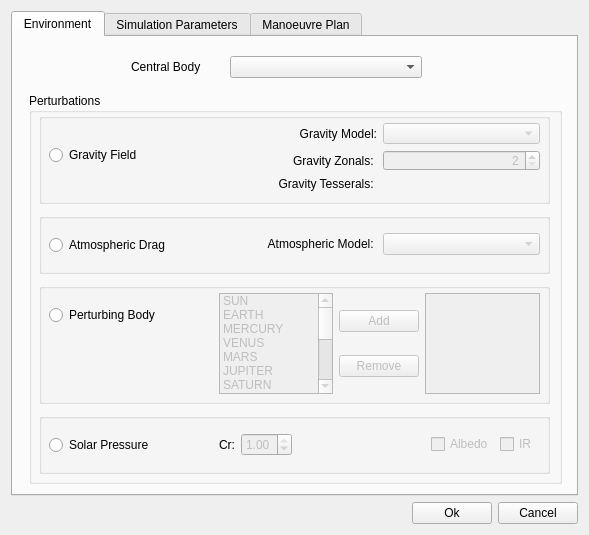
<?xml version="1.0" encoding="UTF-8"?>
<ui version="4.0">
 <class>RendezvousDialogClass</class>
 <widget class="QDialog" name="RendezvousDialogClass">
  <property name="geometry">
   <rect>
    <x>0</x>
    <y>0</y>
    <width>589</width>
    <height>535</height>
   </rect>
  </property>
  <property name="windowTitle">
   <string>Rendezvous</string>
  </property>
  <layout class="QVBoxLayout" name="verticalLayout_4">
   <item>
    <widget class="QTabWidget" name="RendezvousTabWidget">
     <property name="currentIndex">
      <number>0</number>
     </property>
     <widget class="QWidget" name="tab">
      <attribute name="title">
       <string>Environment</string>
      </attribute>
      <widget class="QGroupBox" name="PerturbationsGroupBox">
       <property name="geometry">
        <rect>
         <x>16</x>
         <y>56</y>
         <width>533</width>
         <height>391</height>
        </rect>
       </property>
       <property name="title">
        <string>Perturbations</string>
       </property>
       <widget class="QGroupBox" name="groupBox">
        <property name="geometry">
         <rect>
          <x>10</x>
          <y>20</y>
          <width>511</width>
          <height>91</height>
         </rect>
        </property>
        <property name="minimumSize">
         <size>
          <width>511</width>
          <height>91</height>
         </size>
        </property>
        <property name="maximumSize">
         <size>
          <width>511</width>
          <height>91</height>
         </size>
        </property>
        <property name="title">
         <string/>
        </property>
        <widget class="QRadioButton" name="GravityFieldRadioButton">
         <property name="geometry">
          <rect>
           <x>10</x>
           <y>20</y>
           <width>132</width>
           <height>44</height>
          </rect>
         </property>
         <property name="text">
          <string>Gravity Field </string>
         </property>
         <property name="icon">
          <iconset>
           <normaloff>:/icons/Gravity_field_icon.png</normaloff>:/icons/Gravity_field_icon.png</iconset>
         </property>
         <property name="iconSize">
          <size>
           <width>40</width>
           <height>40</height>
          </size>
         </property>
         <property name="autoExclusive">
          <bool>false</bool>
         </property>
        </widget>
        <widget class="QWidget" name="layoutWidget">
         <property name="geometry">
          <rect>
           <x>180</x>
           <y>10</y>
           <width>321</width>
           <height>68</height>
          </rect>
         </property>
         <layout class="QGridLayout" name="gridLayout_8">
          <item row="0" column="0">
           <widget class="QLabel" name="GravLabel">
            <property name="text">
             <string>Gravity Model:</string>
            </property>
            <property name="alignment">
             <set>Qt::AlignRight|Qt::AlignTrailing|Qt::AlignVCenter</set>
            </property>
           </widget>
          </item>
          <item row="1" column="0">
           <widget class="QLabel" name="ZonalsLabel">
            <property name="text">
             <string>Gravity Zonals: </string>
            </property>
            <property name="alignment">
             <set>Qt::AlignRight|Qt::AlignTrailing|Qt::AlignVCenter</set>
            </property>
           </widget>
          </item>
          <item row="1" column="1">
           <widget class="QSpinBox" name="ZonalsSpinBox">
            <property name="enabled">
             <bool>false</bool>
            </property>
            <property name="alignment">
             <set>Qt::AlignRight|Qt::AlignTrailing|Qt::AlignVCenter</set>
            </property>
            <property name="minimum">
             <number>2</number>
            </property>
            <property name="maximum">
             <number>70</number>
            </property>
            <property name="value">
             <number>2</number>
            </property>
           </widget>
          </item>
          <item row="2" column="0">
           <widget class="QLabel" name="TesseralLabel">
            <property name="text">
             <string>Gravity Tesserals: </string>
            </property>
            <property name="alignment">
             <set>Qt::AlignRight|Qt::AlignTrailing|Qt::AlignVCenter</set>
            </property>
           </widget>
          </item>
          <item row="0" column="1">
           <widget class="QComboBox" name="GravityComboBox">
            <property name="enabled">
             <bool>false</bool>
            </property>
           </widget>
          </item>
         </layout>
        </widget>
       </widget>
       <widget class="QGroupBox" name="groupBox_2">
        <property name="geometry">
         <rect>
          <x>10</x>
          <y>120</y>
          <width>511</width>
          <height>61</height>
         </rect>
        </property>
        <property name="minimumSize">
         <size>
          <width>511</width>
          <height>61</height>
         </size>
        </property>
        <property name="maximumSize">
         <size>
          <width>511</width>
          <height>61</height>
         </size>
        </property>
        <property name="title">
         <string/>
        </property>
        <widget class="QRadioButton" name="AtmDragRadioButton">
         <property name="geometry">
          <rect>
           <x>10</x>
           <y>10</y>
           <width>154</width>
           <height>44</height>
          </rect>
         </property>
         <property name="text">
          <string>Atmospheric Drag</string>
         </property>
         <property name="icon">
          <iconset>
           <normalon>:/icons/Mydrag.png</normalon>
          </iconset>
         </property>
         <property name="iconSize">
          <size>
           <width>40</width>
           <height>40</height>
          </size>
         </property>
         <property name="autoExclusive">
          <bool>false</bool>
         </property>
        </widget>
        <widget class="QWidget" name="layoutWidget">
         <property name="geometry">
          <rect>
           <x>180</x>
           <y>20</y>
           <width>321</width>
           <height>22</height>
          </rect>
         </property>
         <layout class="QHBoxLayout" name="horizontalLayout_3">
          <item>
           <widget class="QLabel" name="AthmLabel_2">
            <property name="text">
             <string>Atmospheric Model: </string>
            </property>
            <property name="alignment">
             <set>Qt::AlignRight|Qt::AlignTrailing|Qt::AlignVCenter</set>
            </property>
           </widget>
          </item>
          <item>
           <widget class="QComboBox" name="AtmosphereComboBox">
            <property name="enabled">
             <bool>false</bool>
            </property>
           </widget>
          </item>
         </layout>
        </widget>
       </widget>
       <widget class="QGroupBox" name="groupBox_3">
        <property name="geometry">
         <rect>
          <x>10</x>
          <y>190</y>
          <width>511</width>
          <height>121</height>
         </rect>
        </property>
        <property name="minimumSize">
         <size>
          <width>511</width>
          <height>121</height>
         </size>
        </property>
        <property name="maximumSize">
         <size>
          <width>511</width>
          <height>121</height>
         </size>
        </property>
        <property name="title">
         <string/>
        </property>
        <widget class="QRadioButton" name="PertBodyRadioButton">
         <property name="geometry">
          <rect>
           <x>10</x>
           <y>10</y>
           <width>146</width>
           <height>44</height>
          </rect>
         </property>
         <property name="text">
          <string>Perturbing Body</string>
         </property>
         <property name="icon">
          <iconset>
           <normalon>:/icons/3rdbody_icon.png</normalon>
          </iconset>
         </property>
         <property name="iconSize">
          <size>
           <width>40</width>
           <height>40</height>
          </size>
         </property>
         <property name="autoExclusive">
          <bool>false</bool>
         </property>
        </widget>
       </widget>
       <widget class="QWidget" name="layoutWidget">
        <property name="geometry">
         <rect>
          <x>190</x>
          <y>200</y>
          <width>321</width>
          <height>101</height>
         </rect>
        </property>
        <layout class="QHBoxLayout" name="horizontalLayout">
         <item>
          <widget class="QListWidget" name="BodyListWidget">
           <property name="enabled">
            <bool>false</bool>
           </property>
           <property name="selectionMode">
            <enum>QAbstractItemView::ExtendedSelection</enum>
           </property>
           <item>
            <property name="text">
             <string>SUN</string>
            </property>
           </item>
           <item>
            <property name="text">
             <string>EARTH</string>
            </property>
           </item>
           <item>
            <property name="text">
             <string>MERCURY</string>
            </property>
           </item>
           <item>
            <property name="text">
             <string>VENUS</string>
            </property>
           </item>
           <item>
            <property name="text">
             <string>MARS</string>
            </property>
           </item>
           <item>
            <property name="text">
             <string>JUPITER</string>
            </property>
           </item>
           <item>
            <property name="text">
             <string>SATURN</string>
            </property>
           </item>
           <item>
            <property name="text">
             <string>URANUS</string>
            </property>
           </item>
           <item>
            <property name="text">
             <string>NEPTUNE</string>
            </property>
           </item>
           <item>
            <property name="text">
             <string>PLUTO</string>
            </property>
           </item>
           <item>
            <property name="text">
             <string>MOON</string>
            </property>
           </item>
           <item>
            <property name="text">
             <string>DEIMOS</string>
            </property>
           </item>
           <item>
            <property name="text">
             <string>EUROPA</string>
            </property>
           </item>
           <item>
            <property name="text">
             <string>TITAN</string>
            </property>
           </item>
           <item>
            <property name="text">
             <string>ENCELADUS</string>
            </property>
           </item>
           <item>
            <property name="text">
             <string>TRITON</string>
            </property>
           </item>
          </widget>
         </item>
         <item>
          <layout class="QVBoxLayout" name="verticalLayout">
           <item>
            <widget class="QPushButton" name="AddPushButton">
             <property name="enabled">
              <bool>false</bool>
             </property>
             <property name="text">
              <string>Add</string>
             </property>
            </widget>
           </item>
           <item>
            <widget class="QPushButton" name="RemovePushButton">
             <property name="enabled">
              <bool>false</bool>
             </property>
             <property name="text">
              <string>Remove</string>
             </property>
            </widget>
           </item>
          </layout>
         </item>
         <item>
          <widget class="QListWidget" name="PertBodyListWidget">
           <property name="enabled">
            <bool>false</bool>
           </property>
           <property name="selectionMode">
            <enum>QAbstractItemView::ExtendedSelection</enum>
           </property>
          </widget>
         </item>
        </layout>
       </widget>
       <widget class="QGroupBox" name="groupBox_4">
        <property name="geometry">
         <rect>
          <x>10</x>
          <y>320</y>
          <width>511</width>
          <height>61</height>
         </rect>
        </property>
        <property name="minimumSize">
         <size>
          <width>511</width>
          <height>61</height>
         </size>
        </property>
        <property name="maximumSize">
         <size>
          <width>511</width>
          <height>61</height>
         </size>
        </property>
        <property name="title">
         <string/>
        </property>
        <widget class="QRadioButton" name="SolarPressureRadioButton">
         <property name="geometry">
          <rect>
           <x>10</x>
           <y>10</y>
           <width>138</width>
           <height>44</height>
          </rect>
         </property>
         <property name="text">
          <string>Solar Pressure</string>
         </property>
         <property name="icon">
          <iconset>
           <normalon>:/icons/Solar_pressure_icon.png</normalon>
          </iconset>
         </property>
         <property name="iconSize">
          <size>
           <width>40</width>
           <height>40</height>
          </size>
         </property>
         <property name="autoExclusive">
          <bool>false</bool>
         </property>
        </widget>
        <widget class="QWidget" name="layoutWidget">
         <property name="geometry">
          <rect>
           <x>180</x>
           <y>0</y>
           <width>318</width>
           <height>63</height>
          </rect>
         </property>
         <layout class="QHBoxLayout" name="horizontalLayout_13">
          <item>
           <layout class="QHBoxLayout" name="horizontalLayout_6">
            <item>
             <widget class="QLabel" name="CrLabel">
              <property name="text">
               <string>Cr:</string>
              </property>
              <property name="alignment">
               <set>Qt::AlignRight|Qt::AlignTrailing|Qt::AlignVCenter</set>
              </property>
             </widget>
            </item>
            <item>
             <widget class="QDoubleSpinBox" name="CrSpinBox">
              <property name="enabled">
               <bool>false</bool>
              </property>
              <property name="decimals">
               <number>2</number>
              </property>
              <property name="maximum">
               <double>1.000000000000000</double>
              </property>
              <property name="singleStep">
               <double>0.010000000000000</double>
              </property>
              <property name="value">
               <double>1.000000000000000</double>
              </property>
             </widget>
            </item>
           </layout>
          </item>
          <item>
           <spacer name="horizontalSpacer_4">
            <property name="orientation">
             <enum>Qt::Horizontal</enum>
            </property>
            <property name="sizeHint" stdset="0">
             <size>
              <width>18</width>
              <height>20</height>
             </size>
            </property>
           </spacer>
          </item>
          <item>
           <layout class="QHBoxLayout" name="horizontalLayout_12">
            <item>
             <widget class="QCheckBox" name="AlbedoCheckBox">
              <property name="enabled">
               <bool>false</bool>
              </property>
              <property name="text">
               <string>Albedo</string>
              </property>
              <property name="icon">
               <iconset>
                <normaloff>:/icons/albedo.png</normaloff>:/icons/albedo.png</iconset>
              </property>
              <property name="iconSize">
               <size>
                <width>55</width>
                <height>55</height>
               </size>
              </property>
             </widget>
            </item>
            <item>
             <widget class="QCheckBox" name="IRCheckBox">
              <property name="enabled">
               <bool>false</bool>
              </property>
              <property name="text">
               <string>IR</string>
              </property>
              <property name="icon">
               <iconset>
                <normaloff>:/icons/ir.png</normaloff>:/icons/ir.png</iconset>
              </property>
              <property name="iconSize">
               <size>
                <width>55</width>
                <height>55</height>
               </size>
              </property>
             </widget>
            </item>
           </layout>
          </item>
         </layout>
        </widget>
       </widget>
      </widget>
      <widget class="QWidget" name="layoutWidget">
       <property name="geometry">
        <rect>
         <x>18</x>
         <y>12</y>
         <width>391</width>
         <height>36</height>
        </rect>
       </property>
       <layout class="QHBoxLayout" name="horizontalLayout_15">
        <item>
         <layout class="QHBoxLayout" name="horizontalLayout_14">
          <item>
           <widget class="QLabel" name="label">
            <property name="text">
             <string/>
            </property>
            <property name="pixmap">
             <pixmap>:/icons/CentralBody.png</pixmap>
            </property>
           </widget>
          </item>
          <item>
           <widget class="QLabel" name="CentralBodyLabel">
            <property name="text">
             <string>Central Body</string>
            </property>
           </widget>
          </item>
         </layout>
        </item>
        <item>
         <widget class="QComboBox" name="CentralBodyComboBox">
          <property name="sizeAdjustPolicy">
           <enum>QComboBox::AdjustToContents</enum>
          </property>
         </widget>
        </item>
       </layout>
      </widget>
     </widget>
     <widget class="QWidget" name="tab_3">
      <attribute name="title">
       <string>Simulation Parameters</string>
      </attribute>
      <layout class="QGridLayout" name="gridLayout_4">
       <item row="0" column="0" rowspan="2">
        <spacer name="horizontalSpacer_7">
         <property name="orientation">
          <enum>Qt::Horizontal</enum>
         </property>
         <property name="sizeHint" stdset="0">
          <size>
           <width>67</width>
           <height>20</height>
          </size>
         </property>
        </spacer>
       </item>
       <item row="0" column="1">
        <layout class="QGridLayout" name="gridLayout_3">
         <item row="0" column="1">
          <widget class="QLabel" name="StartingDatelabel">
           <property name="text">
            <string>Starting date</string>
           </property>
          </widget>
         </item>
         <item row="0" column="2">
          <widget class="QDateTimeEdit" name="dateTimeEdit"/>
         </item>
         <item row="1" column="1">
          <widget class="QLabel" name="TimeStepLabel">
           <property name="text">
            <string>Results step size [s]</string>
           </property>
          </widget>
         </item>
         <item row="1" column="2">
          <widget class="QLineEdit" name="TimeStepLineEdit">
           <property name="text">
            <string>0.0</string>
           </property>
           <property name="alignment">
            <set>Qt::AlignRight|Qt::AlignTrailing|Qt::AlignVCenter</set>
           </property>
          </widget>
         </item>
         <item row="2" column="1">
          <widget class="QLabel" name="CoordSystlabel">
           <property name="text">
            <string>Coordinate System</string>
           </property>
          </widget>
         </item>
         <item row="2" column="2">
          <widget class="QComboBox" name="CoordSystemComboBox">
           <property name="sizeAdjustPolicy">
            <enum>QComboBox::AdjustToContents</enum>
           </property>
          </widget>
         </item>
         <item row="3" column="1">
          <widget class="QLabel" name="InitialStateTypeLabel">
           <property name="text">
            <string>Initial State Type</string>
           </property>
          </widget>
         </item>
         <item row="3" column="2">
          <widget class="QComboBox" name="InitialStateComboBox">
           <property name="sizeAdjustPolicy">
            <enum>QComboBox::AdjustToContents</enum>
           </property>
           <item>
            <property name="text">
             <string>STATE VECTOR</string>
            </property>
           </item>
           <item>
            <property name="text">
             <string>KEPLERIAN ELEMENTS</string>
            </property>
           </item>
          </widget>
         </item>
         <item row="4" column="1">
          <spacer name="horizontalSpacer_3">
           <property name="orientation">
            <enum>Qt::Horizontal</enum>
           </property>
           <property name="sizeHint" stdset="0">
            <size>
             <width>88</width>
             <height>241</height>
            </size>
           </property>
          </spacer>
         </item>
         <item row="4" column="2">
          <widget class="QStackedWidget" name="InitialStateStackedWidget">
           <property name="currentIndex">
            <number>0</number>
           </property>
           <widget class="QWidget" name="stateVectorPage">
            <layout class="QHBoxLayout" name="horizontalLayout_8">
             <item>
              <layout class="QHBoxLayout" name="horizontalLayout_7">
               <item>
                <widget class="QGroupBox" name="PositionGroupBox">
                 <property name="title">
                  <string>Position [km]</string>
                 </property>
                 <layout class="QVBoxLayout" name="verticalLayout_15">
                  <item>
                   <layout class="QGridLayout" name="gridLayout_6">
                    <item row="0" column="0">
                     <widget class="QLabel" name="x">
                      <property name="text">
                       <string>X</string>
                      </property>
                     </widget>
                    </item>
                    <item row="0" column="1">
                     <widget class="QLineEdit" name="positionXEdit">
                      <property name="text">
                       <string>0.0</string>
                      </property>
                      <property name="alignment">
                       <set>Qt::AlignRight|Qt::AlignTrailing|Qt::AlignVCenter</set>
                      </property>
                     </widget>
                    </item>
                    <item row="1" column="0">
                     <widget class="QLabel" name="y">
                      <property name="text">
                       <string>Y</string>
                      </property>
                     </widget>
                    </item>
                    <item row="1" column="1">
                     <widget class="QLineEdit" name="positionYEdit">
                      <property name="text">
                       <string>0.0</string>
                      </property>
                      <property name="alignment">
                       <set>Qt::AlignRight|Qt::AlignTrailing|Qt::AlignVCenter</set>
                      </property>
                     </widget>
                    </item>
                    <item row="2" column="0">
                     <widget class="QLabel" name="z">
                      <property name="text">
                       <string>Z</string>
                      </property>
                     </widget>
                    </item>
                    <item row="2" column="1">
                     <widget class="QLineEdit" name="positionZEdit">
                      <property name="text">
                       <string>0.0</string>
                      </property>
                      <property name="alignment">
                       <set>Qt::AlignRight|Qt::AlignTrailing|Qt::AlignVCenter</set>
                      </property>
                     </widget>
                    </item>
                   </layout>
                  </item>
                 </layout>
                </widget>
               </item>
               <item>
                <widget class="QGroupBox" name="VelocityGroupBox">
                 <property name="title">
                  <string>Velocity [Km/s]</string>
                 </property>
                 <layout class="QVBoxLayout" name="verticalLayout_17">
                  <item>
                   <layout class="QGridLayout" name="gridLayout_7">
                    <item row="0" column="0">
                     <widget class="QLabel" name="VX">
                      <property name="text">
                       <string>X</string>
                      </property>
                     </widget>
                    </item>
                    <item row="0" column="1">
                     <widget class="QLineEdit" name="velocityXEdit">
                      <property name="text">
                       <string>0.0</string>
                      </property>
                      <property name="alignment">
                       <set>Qt::AlignRight|Qt::AlignTrailing|Qt::AlignVCenter</set>
                      </property>
                     </widget>
                    </item>
                    <item row="1" column="0">
                     <widget class="QLabel" name="VY">
                      <property name="text">
                       <string>Y</string>
                      </property>
                     </widget>
                    </item>
                    <item row="1" column="1">
                     <widget class="QLineEdit" name="velocityYEdit">
                      <property name="text">
                       <string>0.0</string>
                      </property>
                      <property name="alignment">
                       <set>Qt::AlignRight|Qt::AlignTrailing|Qt::AlignVCenter</set>
                      </property>
                     </widget>
                    </item>
                    <item row="2" column="0">
                     <widget class="QLabel" name="VZ">
                      <property name="text">
                       <string>Z</string>
                      </property>
                     </widget>
                    </item>
                    <item row="2" column="1">
                     <widget class="QLineEdit" name="velocityZEdit">
                      <property name="text">
                       <string>0.0</string>
                      </property>
                      <property name="alignment">
                       <set>Qt::AlignRight|Qt::AlignTrailing|Qt::AlignVCenter</set>
                      </property>
                     </widget>
                    </item>
                   </layout>
                  </item>
                 </layout>
                </widget>
               </item>
              </layout>
             </item>
            </layout>
           </widget>
           <widget class="QWidget" name="keplerianPage">
            <layout class="QHBoxLayout" name="horizontalLayout_9">
             <item>
              <widget class="QGroupBox" name="KeplerianGroupBox">
               <property name="title">
                <string>Keplerian elements</string>
               </property>
               <layout class="QHBoxLayout" name="horizontalLayout_10">
                <item>
                 <layout class="QGridLayout" name="gridLayout_5">
                  <item row="0" column="0">
                   <widget class="QLabel" name="a">
                    <property name="text">
                     <string>Semimajor Axis [km]</string>
                    </property>
                   </widget>
                  </item>
                  <item row="1" column="0">
                   <widget class="QLabel" name="e">
                    <property name="text">
                     <string>Eccentricity [-]</string>
                    </property>
                   </widget>
                  </item>
                  <item row="2" column="0">
                   <widget class="QLabel" name="i">
                    <property name="text">
                     <string>Inclination [deg]</string>
                    </property>
                   </widget>
                  </item>
                  <item row="2" column="1">
                   <widget class="QLineEdit" name="inclinationEdit">
                    <property name="text">
                     <string>0.0</string>
                    </property>
                    <property name="alignment">
                     <set>Qt::AlignRight|Qt::AlignTrailing|Qt::AlignVCenter</set>
                    </property>
                   </widget>
                  </item>
                  <item row="3" column="0">
                   <widget class="QLabel" name="raan">
                    <property name="text">
                     <string>RAAN [deg]</string>
                    </property>
                   </widget>
                  </item>
                  <item row="3" column="1">
                   <widget class="QLineEdit" name="raanEdit">
                    <property name="text">
                     <string>0.0</string>
                    </property>
                    <property name="alignment">
                     <set>Qt::AlignRight|Qt::AlignTrailing|Qt::AlignVCenter</set>
                    </property>
                   </widget>
                  </item>
                  <item row="4" column="0">
                   <widget class="QLabel" name="omega">
                    <property name="text">
                     <string>Arg of Periapsis [deg]</string>
                    </property>
                   </widget>
                  </item>
                  <item row="4" column="1">
                   <widget class="QLineEdit" name="argOfPeriapsisEdit">
                    <property name="text">
                     <string>0.0</string>
                    </property>
                    <property name="alignment">
                     <set>Qt::AlignRight|Qt::AlignTrailing|Qt::AlignVCenter</set>
                    </property>
                   </widget>
                  </item>
                  <item row="5" column="0">
                   <widget class="QLabel" name="nu">
                    <property name="text">
                     <string>True Anomaly [deg]</string>
                    </property>
                   </widget>
                  </item>
                  <item row="5" column="1">
                   <widget class="QLineEdit" name="trueAnomalyEdit">
                    <property name="text">
                     <string>0.0</string>
                    </property>
                    <property name="alignment">
                     <set>Qt::AlignRight|Qt::AlignTrailing|Qt::AlignVCenter</set>
                    </property>
                   </widget>
                  </item>
                  <item row="1" column="1">
                   <widget class="QLineEdit" name="eccentricityEdit">
                    <property name="text">
                     <string>0.0</string>
                    </property>
                    <property name="alignment">
                     <set>Qt::AlignRight|Qt::AlignTrailing|Qt::AlignVCenter</set>
                    </property>
                   </widget>
                  </item>
                  <item row="0" column="1">
                   <widget class="QLineEdit" name="semimajorAxisEdit">
                    <property name="text">
                     <string>0.0</string>
                    </property>
                    <property name="alignment">
                     <set>Qt::AlignRight|Qt::AlignTrailing|Qt::AlignVCenter</set>
                    </property>
                   </widget>
                  </item>
                 </layout>
                </item>
               </layout>
               <zorder></zorder>
              </widget>
             </item>
            </layout>
           </widget>
          </widget>
         </item>
         <item row="0" column="0">
          <widget class="QLabel" name="label_4">
           <property name="text">
            <string/>
           </property>
           <property name="pixmap">
            <pixmap>:/icons/StartTime.png</pixmap>
           </property>
          </widget>
         </item>
         <item row="1" column="0">
          <widget class="QLabel" name="label_5">
           <property name="text">
            <string/>
           </property>
           <property name="pixmap">
            <pixmap>:/icons/StepTime.png</pixmap>
           </property>
          </widget>
         </item>
         <item row="2" column="0">
          <widget class="QLabel" name="label_6">
           <property name="text">
            <string/>
           </property>
           <property name="pixmap">
            <pixmap>:/icons/CoordinateSystem.png</pixmap>
           </property>
          </widget>
         </item>
        </layout>
       </item>
       <item row="0" column="2" rowspan="2">
        <spacer name="horizontalSpacer_8">
         <property name="orientation">
          <enum>Qt::Horizontal</enum>
         </property>
         <property name="sizeHint" stdset="0">
          <size>
           <width>66</width>
           <height>20</height>
          </size>
         </property>
        </spacer>
       </item>
       <item row="1" column="1">
        <spacer name="verticalSpacer">
         <property name="orientation">
          <enum>Qt::Vertical</enum>
         </property>
         <property name="sizeHint" stdset="0">
          <size>
           <width>20</width>
           <height>18</height>
          </size>
         </property>
        </spacer>
       </item>
      </layout>
     </widget>
     <widget class="QWidget" name="tab_2">
      <attribute name="title">
       <string>Manoeuvre Plan</string>
      </attribute>
      <layout class="QVBoxLayout" name="verticalLayout_6">
       <item>
        <layout class="QHBoxLayout" name="horizontalLayout_2">
         <item>
          <widget class="QLabel" name="targeticon">
           <property name="sizePolicy">
            <sizepolicy hsizetype="Fixed" vsizetype="Fixed">
             <horstretch>0</horstretch>
             <verstretch>0</verstretch>
            </sizepolicy>
           </property>
           <property name="maximumSize">
            <size>
             <width>50</width>
             <height>16777215</height>
            </size>
           </property>
           <property name="text">
            <string/>
           </property>
           <property name="pixmap">
            <pixmap>:/icons/Target.png</pixmap>
           </property>
           <property name="scaledContents">
            <bool>true</bool>
           </property>
          </widget>
         </item>
         <item>
          <widget class="QLabel" name="targetLabel">
           <property name="sizePolicy">
            <sizepolicy hsizetype="Fixed" vsizetype="Preferred">
             <horstretch>0</horstretch>
             <verstretch>0</verstretch>
            </sizepolicy>
           </property>
           <property name="text">
            <string>Target</string>
           </property>
           <property name="textFormat">
            <enum>Qt::AutoText</enum>
           </property>
          </widget>
         </item>
         <item>
          <widget class="QComboBox" name="targetcomboBox">
           <property name="minimumSize">
            <size>
             <width>0</width>
             <height>0</height>
            </size>
           </property>
           <property name="sizeAdjustPolicy">
            <enum>QComboBox::AdjustToContents</enum>
           </property>
          </widget>
         </item>
         <item>
          <spacer name="horizontalSpacer_6">
           <property name="orientation">
            <enum>Qt::Horizontal</enum>
           </property>
           <property name="sizeHint" stdset="0">
            <size>
             <width>218</width>
             <height>20</height>
            </size>
           </property>
          </spacer>
         </item>
        </layout>
       </item>
       <item>
        <widget class="QSplitter" name="splitter_2">
         <property name="orientation">
          <enum>Qt::Vertical</enum>
         </property>
         <widget class="QSplitter" name="splitter">
          <property name="orientation">
           <enum>Qt::Horizontal</enum>
          </property>
          <widget class="QWidget" name="layoutWidget_3">
           <layout class="QVBoxLayout" name="verticalLayout_2">
            <item>
             <layout class="QHBoxLayout" name="horizontalLayout_4">
              <item>
               <widget class="QLabel" name="ManoeuvreIcon">
                <property name="text">
                 <string/>
                </property>
                <property name="pixmap">
                 <pixmap>:/icons/Manoeuvre.png</pixmap>
                </property>
                <property name="scaledContents">
                 <bool>true</bool>
                </property>
               </widget>
              </item>
              <item>
               <widget class="QLabel" name="manoeuvreLabel">
                <property name="minimumSize">
                 <size>
                  <width>0</width>
                  <height>0</height>
                 </size>
                </property>
                <property name="text">
                 <string>Manoeuvres</string>
                </property>
               </widget>
              </item>
              <item>
               <spacer name="horizontalSpacer">
                <property name="orientation">
                 <enum>Qt::Horizontal</enum>
                </property>
                <property name="sizeHint" stdset="0">
                 <size>
                  <width>28</width>
                  <height>57</height>
                 </size>
                </property>
               </spacer>
              </item>
              <item>
               <widget class="QPushButton" name="AddButton">
                <property name="text">
                 <string>Add</string>
                </property>
               </widget>
              </item>
             </layout>
            </item>
            <item>
             <widget class="QListWidget" name="ManoeuvresListWidget"/>
            </item>
           </layout>
          </widget>
          <widget class="QWidget" name="layoutWidget_4">
           <layout class="QVBoxLayout" name="verticalLayout_5">
            <item>
             <layout class="QHBoxLayout" name="horizontalLayout_5">
              <item>
               <widget class="QLabel" name="ManoeuvrePlanIcon">
                <property name="text">
                 <string/>
                </property>
                <property name="pixmap">
                 <pixmap>:/icons/ManoeuvrePlan.png</pixmap>
                </property>
                <property name="scaledContents">
                 <bool>true</bool>
                </property>
               </widget>
              </item>
              <item>
               <widget class="QLabel" name="ManoeuvresplanLabel">
                <property name="minimumSize">
                 <size>
                  <width>0</width>
                  <height>0</height>
                 </size>
                </property>
                <property name="text">
                 <string>Manoeuvres Plan</string>
                </property>
               </widget>
              </item>
              <item>
               <spacer name="horizontalSpacer_2">
                <property name="orientation">
                 <enum>Qt::Horizontal</enum>
                </property>
                <property name="sizeHint" stdset="0">
                 <size>
                  <width>18</width>
                  <height>57</height>
                 </size>
                </property>
               </spacer>
              </item>
              <item>
               <widget class="QPushButton" name="DeleteButton">
                <property name="text">
                 <string>Delete</string>
                </property>
               </widget>
              </item>
              <item>
               <widget class="QPushButton" name="ClearAllButton">
                <property name="text">
                 <string>ClearAll</string>
                </property>
               </widget>
              </item>
             </layout>
            </item>
            <item>
             <widget class="QTreeWidget" name="ManoeuvresPlanTreeWidget">
              <property name="minimumSize">
               <size>
                <width>0</width>
                <height>0</height>
               </size>
              </property>
              <property name="columnCount">
               <number>2</number>
              </property>
              <column>
               <property name="text">
                <string>Manoeuvre</string>
               </property>
              </column>
              <column>
               <property name="text">
                <string>Input Values</string>
               </property>
              </column>
             </widget>
            </item>
           </layout>
          </widget>
         </widget>
        </widget>
       </item>
      </layout>
     </widget>
    </widget>
   </item>
   <item>
    <layout class="QHBoxLayout" name="horizontalLayout_11">
     <item>
      <spacer name="horizontalSpacer_11">
       <property name="orientation">
        <enum>Qt::Horizontal</enum>
       </property>
       <property name="sizeHint" stdset="0">
        <size>
         <width>418</width>
         <height>20</height>
        </size>
       </property>
      </spacer>
     </item>
     <item>
      <widget class="QPushButton" name="OKButton">
       <property name="text">
        <string>Ok</string>
       </property>
      </widget>
     </item>
     <item>
      <widget class="QPushButton" name="CancelButton">
       <property name="text">
        <string>Cancel</string>
       </property>
       <property name="autoDefault">
        <bool>false</bool>
       </property>
      </widget>
     </item>
    </layout>
   </item>
  </layout>
 </widget>
 <resources/>
 <connections>
  <connection>
   <sender>PertBodyRadioButton</sender>
   <signal>clicked(bool)</signal>
   <receiver>BodyListWidget</receiver>
   <slot>setEnabled(bool)</slot>
   <hints>
    <hint type="sourcelabel">
     <x>59</x>
     <y>206</y>
    </hint>
    <hint type="destinationlabel">
     <x>197</x>
     <y>266</y>
    </hint>
   </hints>
  </connection>
  <connection>
   <sender>PertBodyRadioButton</sender>
   <signal>clicked(bool)</signal>
   <receiver>AddPushButton</receiver>
   <slot>setEnabled(bool)</slot>
   <hints>
    <hint type="sourcelabel">
     <x>64</x>
     <y>201</y>
    </hint>
    <hint type="destinationlabel">
     <x>332</x>
     <y>283</y>
    </hint>
   </hints>
  </connection>
  <connection>
   <sender>PertBodyRadioButton</sender>
   <signal>clicked(bool)</signal>
   <receiver>PertBodyListWidget</receiver>
   <slot>setEnabled(bool)</slot>
   <hints>
    <hint type="sourcelabel">
     <x>96</x>
     <y>209</y>
    </hint>
    <hint type="destinationlabel">
     <x>415</x>
     <y>256</y>
    </hint>
   </hints>
  </connection>
  <connection>
   <sender>InitialStateComboBox</sender>
   <signal>activated(int)</signal>
   <receiver>InitialStateStackedWidget</receiver>
   <slot>setCurrentIndex(int)</slot>
   <hints>
    <hint type="sourcelabel">
     <x>273</x>
     <y>134</y>
    </hint>
    <hint type="destinationlabel">
     <x>215</x>
     <y>157</y>
    </hint>
   </hints>
  </connection>
  <connection>
   <sender>PertBodyRadioButton</sender>
   <signal>clicked(bool)</signal>
   <receiver>RemovePushButton</receiver>
   <slot>setEnabled(bool)</slot>
   <hints>
    <hint type="sourcelabel">
     <x>124</x>
     <y>211</y>
    </hint>
    <hint type="destinationlabel">
     <x>303</x>
     <y>328</y>
    </hint>
   </hints>
  </connection>
 </connections>
</ui>
